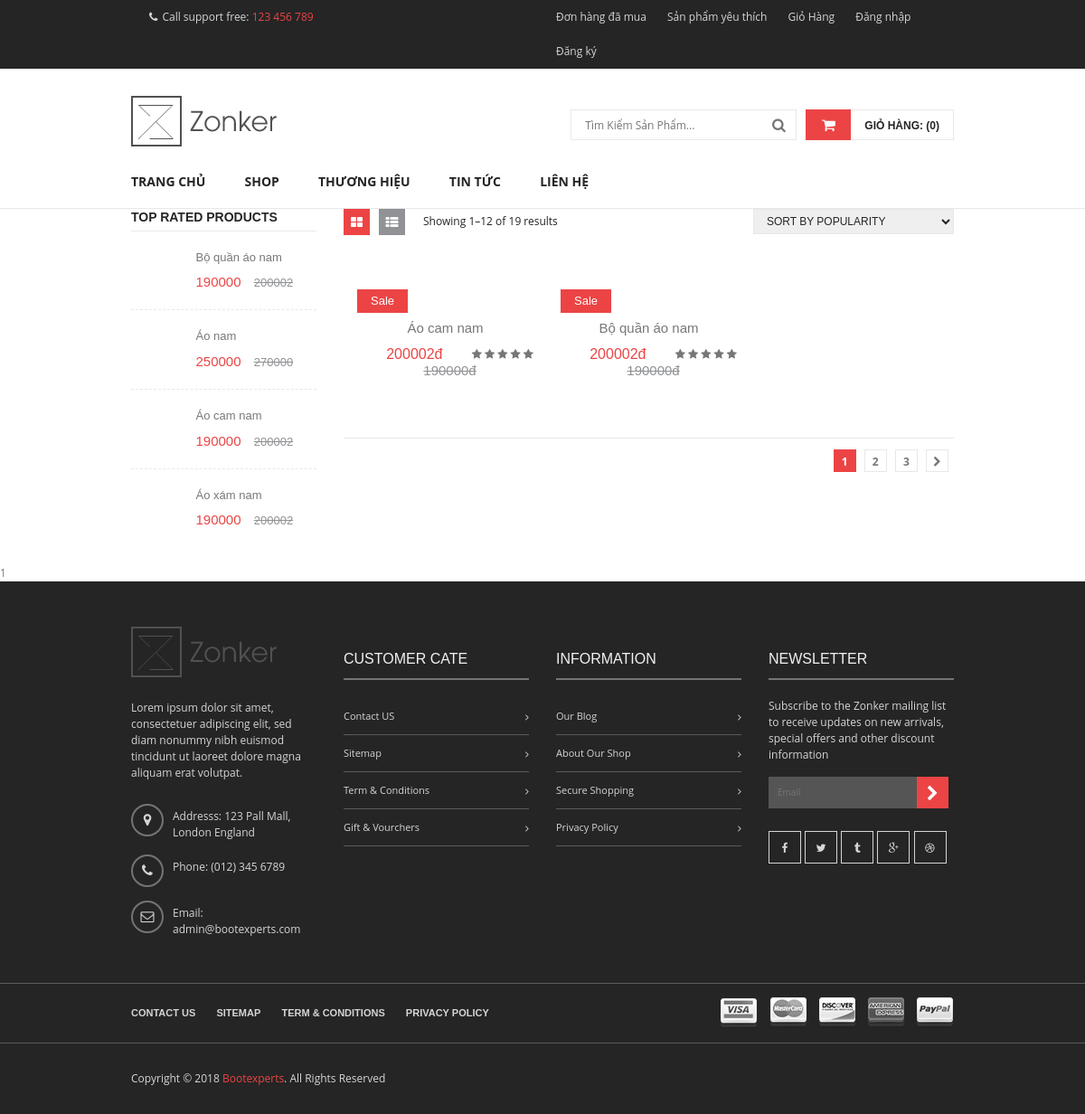
The app's page /thuonghieu?id=4 with its own data.
### tables this page shows
CREATE TABLE `product` (
  `id` int(11) NOT NULL,
  `category_id` int(11) DEFAULT NULL,
  `brand_id` int(11) DEFAULT NULL,
  `title` varchar(350) DEFAULT NULL,
  `price` int(11) DEFAULT NULL,
  `number` int(11) NOT NULL,
  `discount` int(11) DEFAULT NULL,
  `view` int(11) NOT NULL,
  `thumbnail` varchar(500) DEFAULT NULL,
  `description` longtext DEFAULT NULL,
  `status` int(11) NOT NULL,
  `created_at` datetime DEFAULT NULL,
  `updated_at` datetime DEFAULT NULL,
  `deleted` int(11) DEFAULT NULL
);

### client/views/homepage/thuonghieu.php (the view, shortened to what this page needs)
<div class="shop-area">
	<div class="container">
		<div class="row">
			<div class="col-lg-3 col-md-12 order-2 order-lg-1">
				<div class="sider-bar-wrap">
					<aside class="widget top-product-widget">
						<h3 class="sidebar-title">Top rated products</h3>
						<ul>
							<?php foreach ($viewss as $item) : ?>
								<li>
									<div class="single-product">
										<div class="product-img">
											<a href="<?= BASE_URL . 'chitietsp?id=' . $item['id'] ?>">
											</a>
										</div>
										<div class="product-content">
											<div class="pro-info">
												<h2 class="product-name"><a href="#"><?= $item['title'] ?></a></h2>
												<div class="price-box">
													<span class="new-price"><?= $item['discount'] ?></span>
													<span class="old-price"><?= $item['price'] ?></span>
												</div>
											</div>
										</div>
									</div>
								</li>
							<?php endforeach; ?>
						</ul>
					</aside>
				</div>
			</div>
			<div class="col-lg-9 col-md-12 order-1 order-lg-2">
				<div class="toolbar">
					<div class="view-mode">
						<a class="active" href="shop.html"><i class="fa fa-th-large"></i></a>
						<a class="list" href="shop-list.html"><i class="fa fa-th-list"></i></a>
					</div>
					<div class="show-result">
						<p> Showing 1–12 of 19 results</p>
					</div>
					<div class="toolbar-form">
						<form action="#">
							<div class="tolbar-select">
								<select>
									<option value="volvo">Sort by popularity</option>
								</select>
							</div>
						</form>
					</div>
				</div>
				<div class="grid-view">
					<div class="row">
						<?php foreach ($items as $item) : ?>
							<div class="col-lg-4 col-md-4 col-sm-12">
								<div class="single-product">
									<span class="sale-text">Sale</span>
									<div class="product-img">
										<a href="<?= BASE_URL . 'chitietsp?id=' . $item['id'] ?>">
										</a>
									</div>
									<div class="product-content">
										<h2 class="product-name"><a href="<?= BASE_URL . 'chitietsp?id=' . $item['id'] ?>"><?= $item['title'] ?></a></h2>
										<div class="pro-rating">
											<a href="#"><i class="fa fa-star"></i></a>
											<a href="#"><i class="fa fa-star"></i></a>
											<a href="#"><i class="fa fa-star"></i></a>
											<a href="#"><i class="fa fa-star"></i></a>
											<a href="#"><i class="fa fa-star"></i></a>
										</div>
										<div class="price-box">
											<span class="new-price"><?= $item['price'] ?>đ</span>
											<span class="old-price"><?= $item['discount'] ?>đ</span>
										</div>
									</div>
								</div>
							</div>
						<?php endforeach; ?>
					</div>
				</div>
				<div class="shop-pagination">
					<div class="pagination">
						<ul>
							<li class="active">1</li>
							<li><a href="#">2</a></li>
							<li><a href="#">3</a></li>
							<li><a href="#"><i class="fa fa-chevron-right"></i></a></li>
						</ul>
					</div>
				</div>
			</div>
		</div>
	</div>
</div>

### commons/utils.php (shortened to what this page needs)
<?php
function client_render($view, $data = [])
{
    extract($data);
    $view = './client/views/' . $view;
    include_once "./client/views/layouts/main.php";
}
function countCartNumber()
{
    $countProduct = 0;
    return $countProduct;
}
?>
<!DOCTYPE html>
<html lang="en">
<head>
</head>
<body>
</body>
</html>

### dao/system_dao.php (shortened to what this page needs)
<?php
function get_connect()
{
    $connect = new PDO("mysql:host=localhost;dbname=duan1-nhom2;charset=utf8", "root", "");
    $connect->setAttribute(PDO::ATTR_ERRMODE, PDO::ERRMODE_EXCEPTION);
    return $connect;
}
function select_page($sql)
{
    $conn = get_connect();
    $stmt = $conn->prepare($sql);
    $stmt->execute();
    return $listRecord = $stmt->fetchAll();
}
?>
<!DOCTYPE html>
<html lang="en">
<head>
</head>
<body>
</body>
</html>

### index.php (shortened to what this page needs)
<?php
$url = isset($_GET['url']) ? rtrim($_GET['url'], '/') : "/";
require_once './commons/utils.php';
require_once './dao/system_dao.php';
switch ($url) {
    case 'thuonghieu':
        require_once './client/business/dashboard.php';
        thuonghieu();
        break;
}
?>
<!DOCTYPE html>
<html lang="en">
<head>
</head>
<body>
</body>
</html>

### client/business/dashboard.php (shortened to what this page needs)
<?php
require_once './dao/system_dao.php';
function thuonghieu()
{
    $sql = "SELECT * FROM brand";
    if (isset($_GET['id'])) {
        $id = $_GET['id'];
        $sql = "SELECT * FROM product   where brand_id = '$id'";
    } else {
        $value = isset($_GET['timkiem']) ? $_GET['timkiem'] : "";
        $sql = "SELECT * FROM product INNER JOIN brand ON product.brand_id = brand.id WHERE title like '%$value%' OR price LIKE '%$value%'";
    }
    $items = select_page($sql);
    $sql = "SELECT * FROM product  ORDER BY view desc limit 6";
    $viewss = select_page($sql);
    client_render('homepage/thuonghieu.php', compact('items', 'list', 'viewss', 'thuonghieu'));
}
?>
<!DOCTYPE html>
<html lang="en">
<head>
</head>
<body>
</body>
</html>

### client/views/layouts/main.php (shortened to what this page needs)
<!doctype html>
<html class="no-js" lang="zxx">
<?php include_once './client/views/layouts/style.php'; ?>
<body>
	<?php include_once './client/views/layouts/header.php'; ?>
	<?= include_once $view; ?>
	<?php include_once './client/views/layouts/footer.php'; ?>
</body>
</html>

### client/views/layouts/style.php (shortened to what this page needs)
<head>
	<link href="https://cdn.jsdelivr.net/npm/bootstrap@5.0.2/dist/css/bootstrap.min.css" rel="stylesheet">
	<link rel="stylesheet" href="<?= CLIENT_ASSET ?>css/bootstrap.min.css">
	<link rel="stylesheet" href="<?= CLIENT_ASSET ?>css/font-awesome.min.css">
	<link rel="stylesheet" href="<?= CLIENT_ASSET ?>css/owl.carousel.css">
	<link rel="stylesheet" href="<?= CLIENT_ASSET ?>css/owl.theme.css">
	<link rel="stylesheet" href="<?= CLIENT_ASSET ?>css/my-user.css">
	<link rel="stylesheet" href="<?= CLIENT_ASSET ?>css/donhangct.css">
	<link rel="stylesheet" href="<?= CLIENT_ASSET ?>css/owl.transitions.css">
	<link rel="stylesheet" href="<?= CLIENT_ASSET ?>css/fancybox/jquery.fancybox.css">
	<link rel="stylesheet" href="<?= CLIENT_ASSET ?>css/animate.css">
	<link rel="stylesheet" href="<?= CLIENT_ASSET ?>css/meanmenu.min.css" media="all" />
	<link rel="stylesheet" href="<?= CLIENT_ASSET ?>css/normalize.css">
	<link rel="stylesheet" href="<?= CLIENT_ASSET ?>lib/rs-plugin/css/settings.css" media="screen" />
	<link rel="stylesheet" href="<?= CLIENT_ASSET ?>css/main.css">
	<link rel="stylesheet" href="<?= CLIENT_ASSET ?>style.css">
	<link rel="stylesheet" href="<?= CLIENT_ASSET ?>css/responsive.css">
</head>

### client/views/layouts/header.php (shortened to what this page needs)
<header>
	<div class="header-top-area">
		<div class="container">
			<div class="row">
				<div class="col-lg-6 col-md-6 col-sm-12">
					<div class="header-top-left">
						<div class="phone-number"> Call support free: <span>123 456 789</span></div>
					</div>
				</div>
				<div class="col-lg-6 col-md-6 col-sm-12">
					<div class="header-top-right">
						<div class="top-menu">
							<ul>
								<li><a href="<?= BASE_URL . 'timkiemdh' ?>">Đơn hàng đã mua</a></li>
								<li><a href="<?= BASE_URL . 'favorite' ?>">Sản phẩm yêu thích</a></li>
								<li><a href="">Giỏ Hàng</a></li>
								<?php if (isset($_SESSION['auth']) && $_SESSION['auth'] != null) : ?>
									<?php if ($_SESSION['auth']['role_id'] == 1) : ?>
										<li><a href="<?= BASE_URL . 'cp-admin' ?>">Quản trị admin </a></li>
									<?php endif ?>
									<li><a href="<?= BASE_URL . 'my-user' ?>"><?= $_SESSION['auth']['fullname'] ?></a> </li>
									<li><a href="<?= BASE_URL . 'dang-xuat' ?>">Đăng xuất</a></li>
								<?php else : ?>
									<li><a href="<?= BASE_URL . 'dangnhap' ?>">Đăng nhập</a></li>
									<li><a href="<?= BASE_URL . 'dang-ky' ?>">Đăng ký</a> </li>
								<?php endif ?>
							</ul>
						</div>
					</div>
				</div>
			</div>
		</div>
	</div>
	<div class="header-mid-area">
		<div class="container">
			<div class="row">
				<div class="col-lg-6 col-md-3 col-sm-12">
					<div class="logo">
						<a href="<?= BASE_URL ?>"><img src="<?= CLIENT_ASSET ?>img/logo/logo.png" alt="" /></a>
					</div>
				</div>
				<div class="col-lg-6 col-md-8 col-sm-12">
					<div class="cart-total">
						<ul>
							<li><a href="<?= BASE_URL . 'check-out' ?>"><span class="cart-icon"><i class="fa fa-shopping-cart"></i></span> <span class="cart-no">Giỏ Hàng: (<?= countCartNumber() ?>)</span></a>
							</li>
						</ul>
					</div>
					<div class="header-search">
						<form action="<?= BASE_URL . 'category' ?>">
							<input type="text" placeholder="Tìm Kiểm Sản Phẩm..." name="timkiem" />
							<button type="submit"><i class="fa fa-search"></i></button>
						</form>
					</div>
				</div>
			</div>
		</div>
	</div>
	<div class="mainmenu-area">
		<div class="container">
			<div class="row">
				<div class="col-md-12 col-sm-12 d-none d-md-block">
					<div class="mainmenu">
						<nav>
							<ul>
								<li><a href="<?= BASE_URL ?>">Trang Chủ</a></li>
								<li>
									<a href="<?= BASE_URL . 'category' ?>">Shop</a>
								</li>
								<li>
									<a href="<?= BASE_URL . 'thuonghieu' ?>">Thương hiệu</a>
								</li>
								<li><a href="<?= BASE_URL . 'tintuc' ?>">Tin Tức</a></li>
								<li><a href="<?= BASE_URL . 'lienhe' ?>">Liên Hệ</a></li>
							</ul>
						</nav>
					</div>
				</div>
			</div>
		</div>
	</div>
</header>

### client/views/layouts/footer.php
<footer class="footer-area">
	<div class="footer-top-area">
		<div class="container">
			<div class="row">
				<div class="col-lg-3 col-md-6 col-sm-12">
					<div class="footer-about">
						<img src="<?= CLIENT_ASSET ?>img/logo/logo.png" alt="" />
						<p>Lorem ipsum dolor sit amet, consectetuer adipiscing elit, sed diam nonummy nibh euismod tincidunt ut laoreet dolore magna aliquam erat volutpat.</p>
						<ul>
							<li><i class="fa fa-map-marker"> </i> Addresss: 123 Pall Mall, London England</li>
							<li><i class="fa fa-phone"> </i> Phone: (012) 345 6789</li>
							<li><i class="fa fa-envelope-o"> </i> Email: admin@bootexperts.com</li>
						</ul>
					</div>
				</div>
				<div class="col-lg-3 col-md-6 col-sm-12">
					<div class="footer-menu">
						<h3 class="widget-title">Customer Cate</h3>
						<ul>
							<li><a href="#">Contact US</a></li>
							<li><a href="#">Sitemap</a></li>
							<li><a href="#">Term & Conditions</a></li>
							<li><a href="#">Gift & Vourchers</a></li>
						</ul>
					</div>
				</div>
				<div class="col-lg-3 col-md-6 col-sm-12">
					<div class="footer-menu">
						<h3 class="widget-title">Information</h3>
						<ul>
							<li><a href="#">Our Blog</a></li>
							<li><a href="#">About Our Shop</a></li>
							<li><a href="#">Secure Shopping</a></li>
							<li><a href="#">Privacy Policy</a></li>
						</ul>
					</div>
				</div>
				<div class="col-lg-3 col-md-6 col-sm-12">
					<div class="newsletter footer-menu">
						<h3 class="widget-title">Newsletter</h3>
						<p>Subscribe to the Zonker mailing list to receive updates on new arrivals, special offers and other discount information</p>
						<form action="#">
							<div class="stay-us">
								<input type="text" placeholder="Email" />
								<button type="submit"><i class="fa fa-chevron-right"></i></button>
							</div>
						</form>
						<div class="footer-icons">
							<a href="#" data-toggle="tooltip" title="Facebook"><i class="fa fa-facebook"></i></a>
							<a href="#" data-toggle="tooltip" title="Twitter"><i class="fa fa-twitter"></i></a>
							<a href="#" data-toggle="tooltip" title="Tumblr"><i class="fa fa-tumblr"></i></a>
							<a href="#" data-toggle="tooltip" title="Google-plus"><i class="fa fa-google-plus"></i></a>
							<a href="#" data-toggle="tooltip" title="Dribbble"><i class="fa fa-dribbble"></i></a>
						</div>
					</div>
				</div>
			</div>
		</div>
	</div>
	<div class="footer-middle-area">
		<div class="container">
			<div class="row">
				<div class="col-lg-7 col-md-7 col-sm-12">
					<div class="footer-middle-menu">
						<nav>
							<ul>
								<li><a href="#">Contact us</a></li>
								<li><a href="#">Sitemap</a></li>
								<li><a href="#">Term & Conditions</a></li>
								<li><a href="#">Privacy Policy</a></li>
							</ul>
						</nav>
					</div>
				</div>
				<div class="col-lg-5 col-md-5 col-sm-12">
					<div class="payment">
						<img src="<?= CLIENT_ASSET ?>img/payment/visa.png" alt="" />
						<img src="<?= CLIENT_ASSET ?>img/payment/maescard.png" alt="" />
						<img src="<?= CLIENT_ASSET ?>img/payment/dicove.png" alt="" />
						<img src="<?= CLIENT_ASSET ?>img/payment/card.png" alt="" />
						<img src="<?= CLIENT_ASSET ?>img/payment/paypal1.png" alt="" />
					</div>
				</div>
			</div>
		</div>
	</div>
	<div class="footer-bottom-area">
		<div class="container">
			<div class="row">
				<div class="col-md-12 col-sm-12">
					<div class="copyright">
						<p>Copyright © 2018 <a href="#" target="_blank"> Bootexperts</a>. All Rights Reserved</p>
					</div>
				</div>
			</div>
		</div>
	</div>
</footer>

### public/client-asset/css/my-user.css (style rules this page uses)
.col-md-4 { text-align: center; margin-top: 30px; }

### public/client-asset/css/donhangct.css (style rules this page uses)
.row { margin: 0px; }

### public/client-asset/css/main.css (style rules this page uses)
html { color: #222; font-size: 1em; line-height: 1.4; }
audio, canvas, iframe, img, svg, video { vertical-align: middle; }

### public/client-asset/css/responsive.css (style rules this page uses)
@media (min-width: 992px) and (max-width: 1200px) { .container { width: 970px; } }
@media (min-width: 992px) and (max-width: 1200px) { .footer-icons a { display: inline-block; margin-right: 1px; } }

### records on screen
product: title "Bộ quần áo nam", discount "190000", price "200002"
product: title "Áo nam", discount "250000", price "270000"
product: title "Áo cam nam", discount "190000", price "200002"
product: title "Áo xám nam", discount "190000", price "200002"

### other values on screen
countCartNumber() "0"
include_once $view "1"
